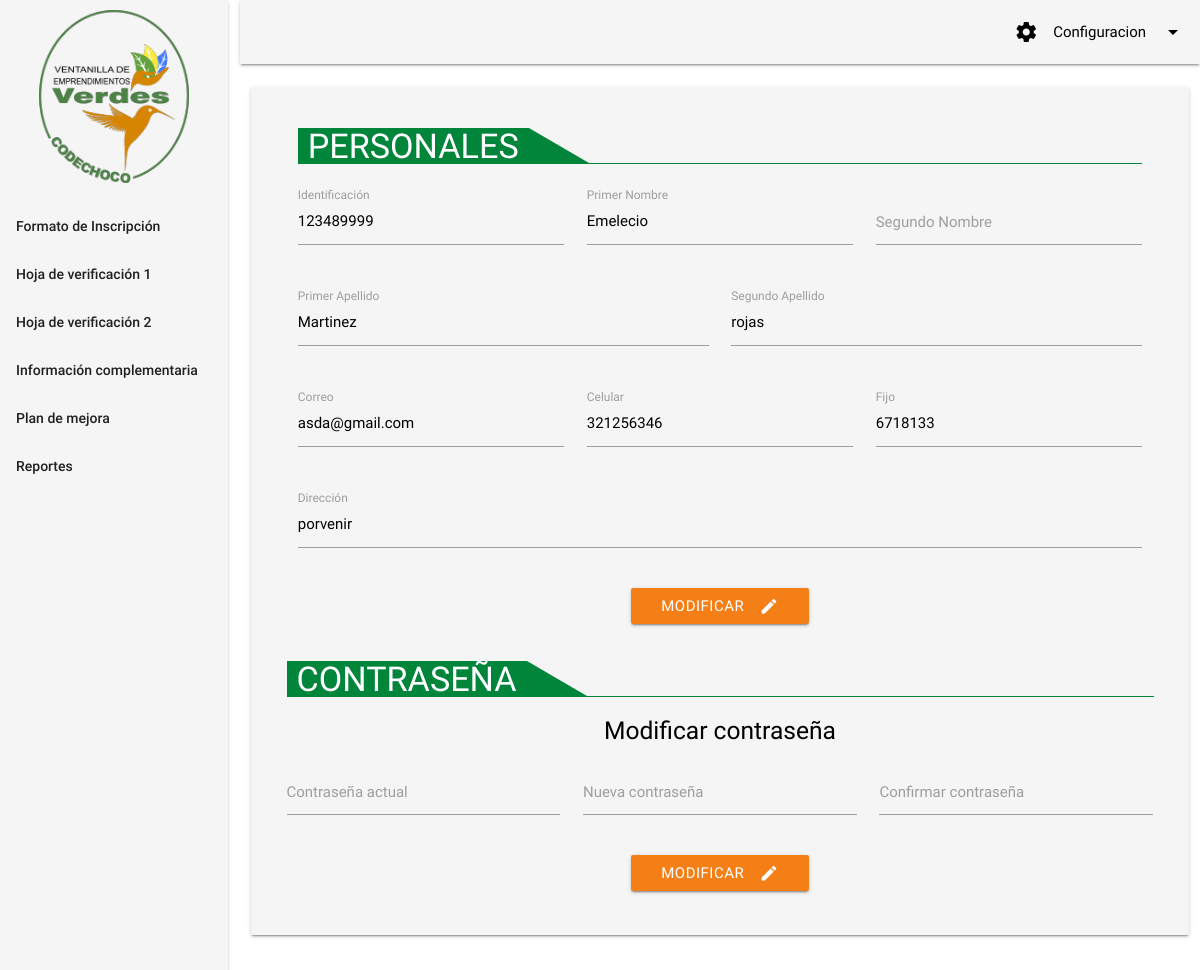
/index2.php?modulo=evaluacion/informacion_personal (signed in), run on the app's committed database.
### tables this page shows
CREATE TABLE `persona` (
  `id` int(11) NOT NULL,
  `identificacion` varchar(15) NOT NULL,
  `nombre1` varchar(30) NOT NULL,
  `nombre2` varchar(30) NOT NULL,
  `apellido1` varchar(30) NOT NULL,
  `paellido2` varchar(30) NOT NULL,
  `correo` varchar(30) NOT NULL,
  `celular` varchar(15) NOT NULL,
  `fijo` varchar(15) NOT NULL,
  `direccion` varchar(40) NOT NULL,
  `rol_id` int(11) NOT NULL,
  `entidad` varchar(150) NOT NULL,
  `area_id` int(11) NOT NULL,
  `cargo` varchar(150) NOT NULL
);

### evaluacion/informacion_personal/index2.php (the view, shortened to what this page needs)
<!DOCTYPE html>
<html>
<head>
</head>
<body>
<?php
	require_once('conexion.php');
	$persona_id = $_SESSION["vev_verificador"];
	$s="SELECT * FROM persona WHERE id = '$persona_id'";
	$r = mysqli_query($conn,$s);
	while ($rw = mysqli_fetch_assoc($r)) {
?>
<div class="row" style="">
      <div class="col s12 m12 ">
        <div class="card-panel grey lighten-4" >
          <span class="black-text">
          	<div class="row">
    <form class="col s12" id="form_personales">
<div class="row">
  <div class="col s12"><h4 class="diagonal" style="text-align: center;"> personales</h4> <div class="divider" style=" background-color:  #00853b;"></div></div>
</div>
      <div class="row">
      	<div class="input-field col s12 m4 l4">
          <input id="identificacion" name="identificacion" type="text" class="validate" required value='<?php echo $rw['identificacion'] ?>'>
          <label for="identificacion">Identificación</label>
        </div>
      	<div class="input-field col s12 m4 l4">
          <input id="nombre1" name="nombre1" type="text" class="validate" required value='<?php echo $rw['nombre1'] ?>'>
          <label for="nombre1">Primer Nombre</label>
        </div>
       <div class="input-field col s12 m4 l4">
          <input id="nombre2" name="nombre2" type="text" class="validate" value='<?php echo $rw['nombre2'] ?>'>
          <label for="nombre2">Segundo Nombre</label>
        </div>
      </div>
      <div class="row">
      	<div class="input-field col s12 m6 l6">
          <input id="apellido1" name="apellido1" type="text" class="validate" required value='<?php echo $rw['apellido1'] ?>'>
          <label for="apellido1">Primer Apellido</label>
        </div>
       <div class="input-field col s12 m6 l6">
          <input id="apellido2" name="apellido2" type="text" class="validate" required value='<?php echo $rw['paellido2'] ?>'>
          <label for="apellido2">Segundo Apellido</label>
        </div>
      </div>
      <div class="row">
      	<div class="input-field col s12 m4 l4">
          <input id="email" name="email" type="email" class="validate" value='<?php echo $rw['correo'] ?>' >
          <label for="email">Correo</label>
        </div>
        <div class="input-field col s12 m4 l4">
          <input id="celular" name="celular" type="text" class="validate" required value='<?php echo $rw['celular'] ?>'>
          <label for="celular">Celular</label>
        </div>
        <div class="input-field col s12 m4 l4">
          <input id="fijo" name="fijo" type="text" class="validate" value='<?php echo $rw['fijo'] ?>'>
          <label for="fijo">Fijo</label>
        </div>
      </div>
      <div class="row">
        <div class="input-field col s12 m12 l12">
          <input id="direccion" name="direccion" type="text" class="validate" value='<?php echo $rw['direccion'] ?>' >
          <label for="direccion">Dirección</label>
        </div>
      </div>
		<?php } ?>
		 <center> <button type="submit" class="waves-effect yellow darken-4 darken-2 btn  " style="" id="inf_personal"><i class="material-icons right">create</i>Modificar</button></center>
    </form>
  </div>
 <div class="row">
  <div class="col s12"><h4 class="diagonal" style="text-align: center;">contraseña</h4> <div class="divider" style=" background-color:  #00853b;"></div></div>
</div>
   <div class="row">
			<h5 class="center">Modificar contraseña</h5>
			<form id="form_contraseña">
				<div class="row">
      	<div class="input-field col s12 m4 l4">
          <input id="contra_actual" name="contra_actual" type="password" class="validate limpiar" required>
          <label for="contra_actual">Contraseña actual</label>
        </div>
      	<div class="input-field col s12 m4 l4">
          <input id="nueva_contra" name="nueva_contra" type="password" class="validate limpiar" required>
          <label for="nueva_contra">Nueva contraseña</label>
        </div>
       <div class="input-field col s12 m4 l4">
          <input id="conf_contra" name="conf_contra" type="password" class="validate limpiar" required>
          <label for="conf_contra">Confirmar contraseña</label>
        </div>
      </div>
     <center> <button type="submit" class="waves-effect yellow darken-4 darken-2 btn" style="" id="modificar_contra"><i class="material-icons right">create</i>Modificar</button> </center>
			</form>
		</div>
          </span>
        </div>
      </div>
    </div>
</body>
</html>

### css/estilo.css (style rules this page uses)
.diagonal { width: max-content; height: 0px; border-right: 60px solid transparent; border-bottom: 35px solid #00853b; color: #fff; text-transform: uppercase; margin-bottom: 0px; padding-left: 10px; padding-right: 10px; }

### data on the page
persona: identificacion "123489999", nombre1 "Emelecio", apellido1 "Martinez", apellido2 "rojas", email "asda@gmail.com", celular "321256346", fijo "6718133", direccion "porvenir"
